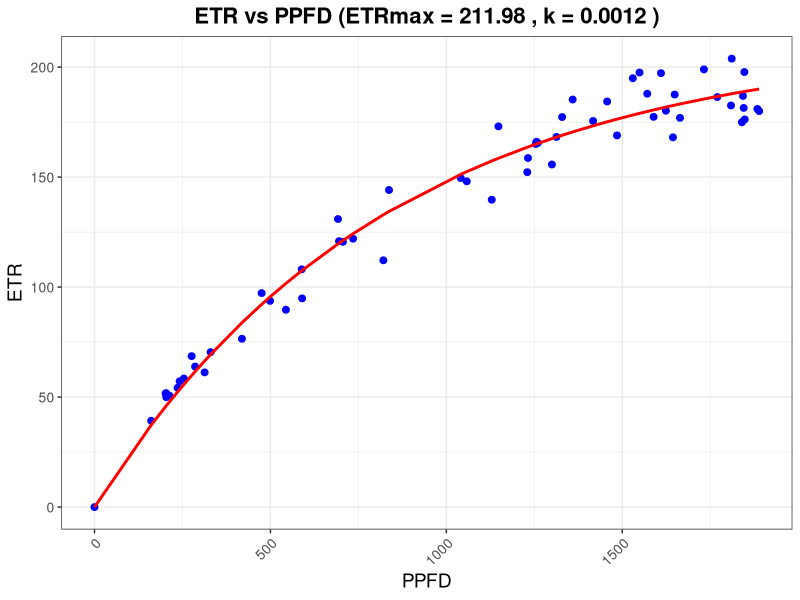
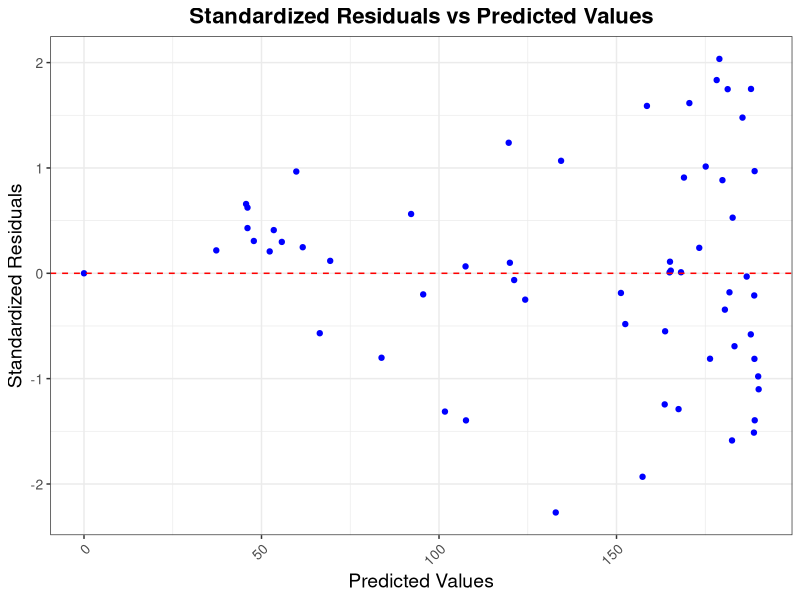

The R script that drew these images, in order:


# Load necessary libraries
library(ggplot2)

# Read data from the uploaded file
curve_data <- read.csv("data.csv")  # Replace with the actual path to your file

# Add a data point at the origin (0, 0)
curve_data <- rbind(curve_data, data.frame(PPFD = 0, ETR = 0))

# Set initial values of parameters
ETRmax_start <- 150
k_start <- 0.0015

# Fit the model
fit <- nls(ETR ~ ETRmax * (1 - exp(-k * PPFD)), 
           data = curve_data, 
           start = list(ETRmax = ETRmax_start, k = k_start))

# Extract fitted parameters
ETRmax <- coef(fit)["ETRmax"]
k <- coef(fit)["k"]

# Create a new data frame with fitted values
curve_data$ETR_fitted <- ETRmax * (1 - exp(-k * curve_data$PPFD))

# Plot using ggplot2
ggplot(curve_data, aes(x = PPFD)) +
  geom_point(aes(y = ETR), color = 'blue', size = 2) +  # Plot the original data
  geom_line(aes(y = ETR_fitted), color = 'red', size = 1) +  # Plot the fitted curve
  labs(title = paste("ETR vs PPFD (ETRmax =", round(ETRmax, 2), ", k =", round(k, 4), ")"),
       x = "PPFD", y = "ETR") +
  theme_bw() +
  theme(axis.text.x = element_text(angle = 45, hjust = 1)) +
  theme(legend.position = "bottom") +  
  theme(axis.text = element_text(size = 10),
        axis.title = element_text(size = 14)) +
  theme(plot.title = element_text(size = 16, face = "bold", hjust = 0.5)) +
  theme(strip.text = element_text(size = 14, face = "bold")) +  
  theme(legend.text = element_text(size = 12, colour = "black")) +
  theme(legend.title = element_text(size = 14, face = "bold"))

# Calculate residuals
residuals <- residuals(fit)

# 1. Residual Standard Error (RSE)
rss <- sum(residuals^2)  # Residual sum of squares
n <- length(residuals)  # Number of observations
p <- length(coef(fit))  # Number of parameters
rse <- sqrt(rss / (n - p))  # Residual standard error

# 2. R-squared (pseudo R-squared for non-linear model)
tss <- sum((curve_data$ETR - mean(curve_data$ETR))^2)  # Total sum of squares
r_squared <- 1 - (rss / tss)

# 3. AIC (Akaike Information Criterion)
aic <- AIC(fit)

# Output the results
cat("Goodness of fit metrics:\n")
cat("Residual Standard Error (RSE):", rse, "\n")
cat("Pseudo R-squared:", r_squared, "\n")
cat("AIC:", aic, "\n")

# Standardize the residuals
standardized_residuals <- residuals / rse

# Create a data frame for plotting standardized residuals
residuals_data <- data.frame(Predicted = predict(fit), Standardized_Residuals = standardized_residuals)

# Plot the standardized residuals vs predicted values
ggplot(residuals_data, aes(x = Predicted, y = Standardized_Residuals)) +
  geom_point(color = 'blue') +
  geom_hline(yintercept = 0, linetype = "dashed", color = "red") +
  labs(title = "Standardized Residuals vs Predicted Values",
       x = "Predicted Values",
       y = "Standardized Residuals") +
  theme_bw() +
  theme(axis.text.x = element_text(angle = 45, hjust = 1)) +
  theme(legend.position = "bottom") +  
  theme(axis.text = element_text(size = 10),
        axis.title = element_text(size = 14)) +
  theme(plot.title = element_text(size = 16, face = "bold", hjust = 0.5)) +
  theme(strip.text = element_text(size = 14, face = "bold")) +  
  theme(legend.text = element_text(size = 12, colour = "black")) +
  theme(legend.title = element_text(size = 14, face = "bold"))
